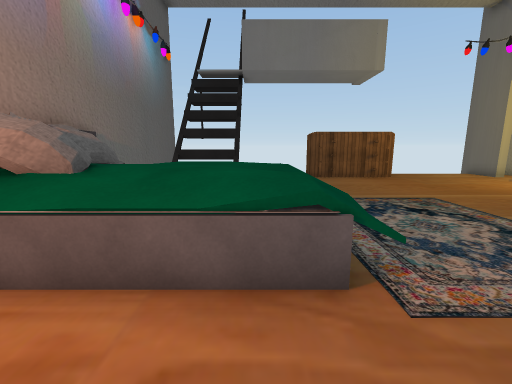
view 1 (above)

16 first-person views from a walk through a 3-D level made in the Unity game engine. The camera is 1.5 m above the floor, tilts 10° down and sees 90° across. The floor is counted in squares, 1 m on a side. Each view is taken from the middle of a square. On the plan, view 1 faces up. The plan holds only what a view shows up to about 13 squares ahead; the rest is blank. The place goes on beyond the plan. The player character is not drawn. Some surface patterns are stand-ins.

view 2
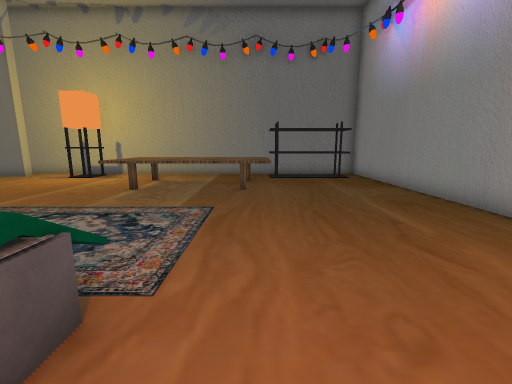

view 3
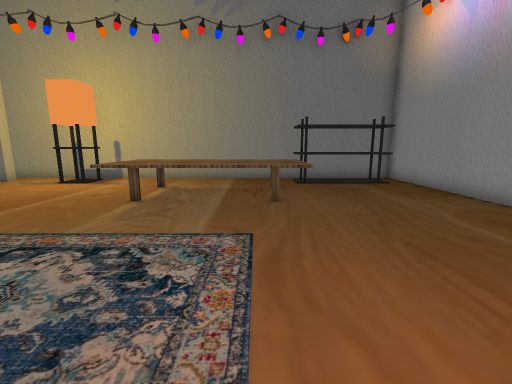

view 4
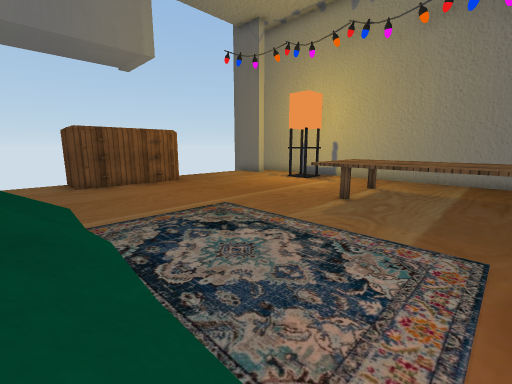

view 5
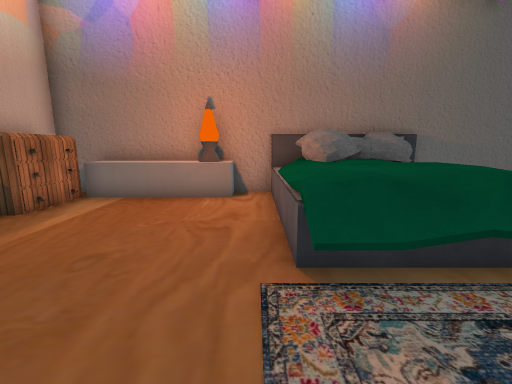

view 6
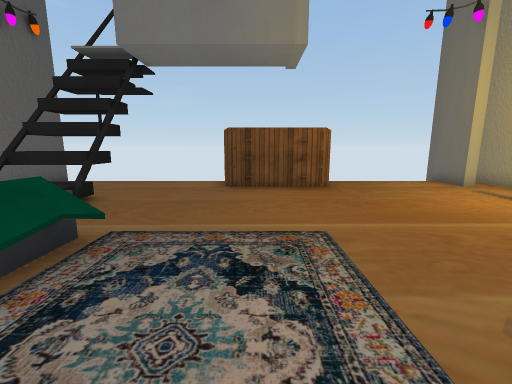

view 7
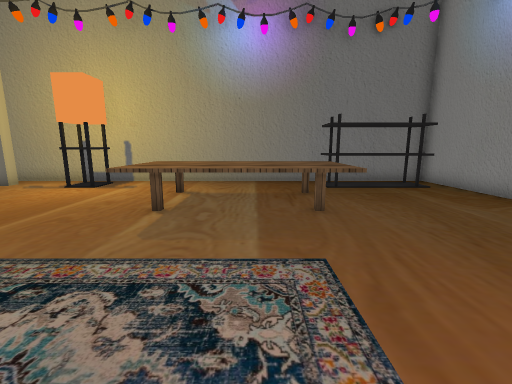

view 8
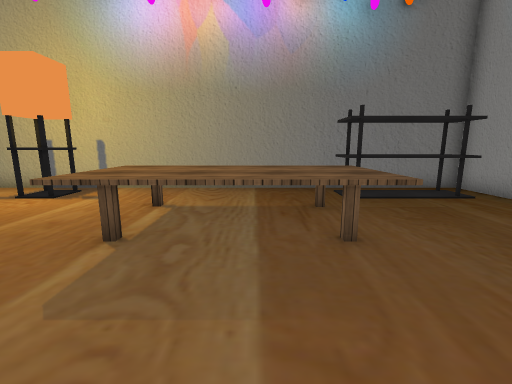

view 9
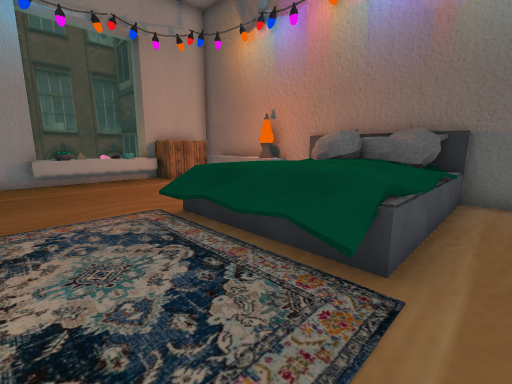

view 10
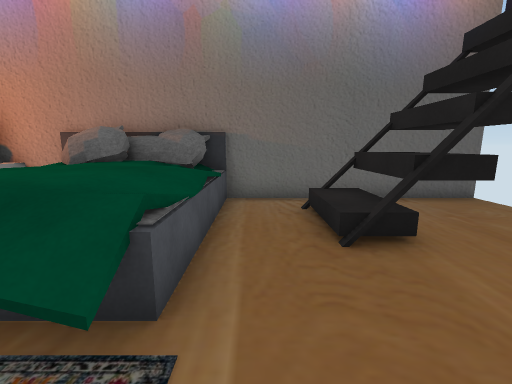

view 11
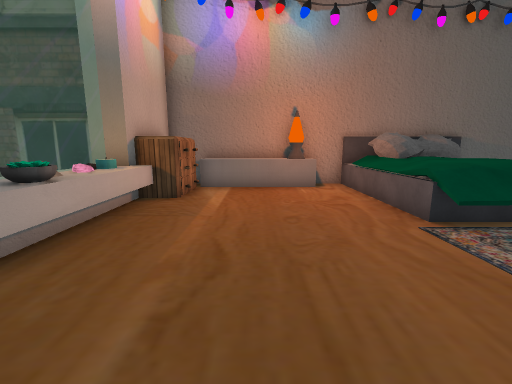

view 12
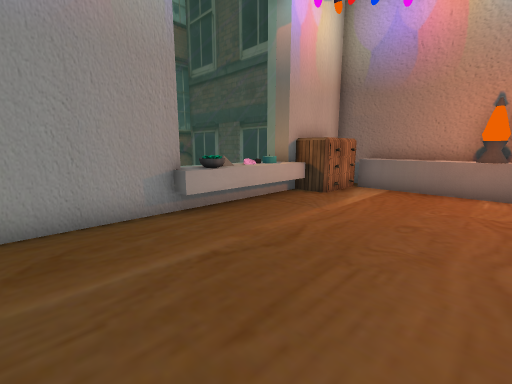

view 13
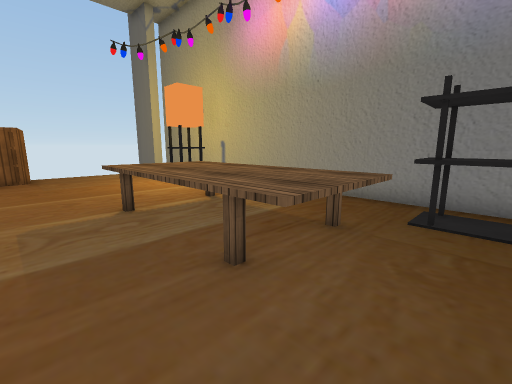

view 14
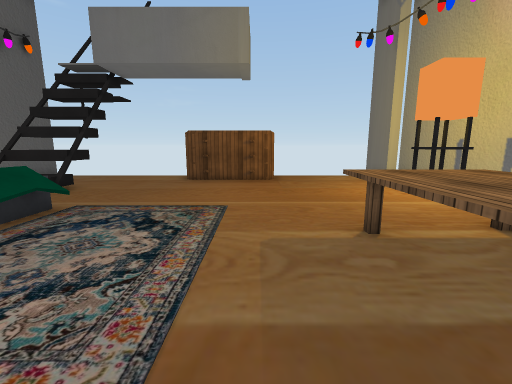

view 15
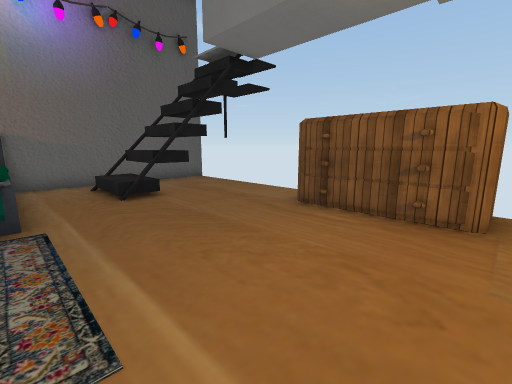

view 16
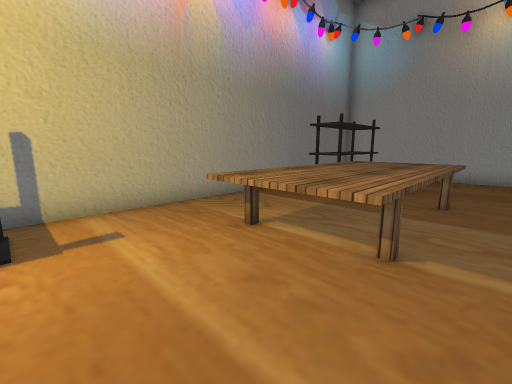

### Floor plan
Points are (right, up) in squares from view 1. A wall is a line through its corners. A room is listed if a view was taken in it or the views show most of it. See-through windows are left out.
Room 1 (views 1, 2, 3, 4, 5, 6, 7, 8, 9, 10, 11, 12, 13, 14, 15, 16)
walls: (-0.6, 10.4) (-2.6, 10.4); (2.9, -4.5) (13.5, -4.5) (13.5, 9.5); (-4.5, 2.6) (-4.5, -3.9); (-0.8, 11.6) (-0.8, 9.5); (-4.5, 7.1) (-3.4, 7.1); (12.8, 9.1) (11.6, 9.1) (11.6, 10.2); (-1.6, -4.5) (-1.1, -4.5) (-1.1, -5.5); (11.6, -3.6) (11.6, 0.3) (12.8, 0.3); (12.5, 12.8) (12, 12.8) (12, 15); (-3.2, -6.8) (-3.2, -7.5); (-4.5, 14.6) (-4.5, 6.5)
low walls: (0.5, 7.1) (1, 7.1) (1, 6.5); (2.5, -4) (3.2, -4) (3.2, -4.5); (-3.6, -0.4) (-3.6, -2.5); (-3.2, 10.2) (-3.2, 9.8); (-1.4, -4) (1.6, -4)
ways out: opening at (12, 11.5) to room 2
objects: chest (-4, -4) to (-2, -3); lamp (-4, 0) to (-4, 1); other object (-4, 4); other object (-4, 5) to (-3, 6); other object (-3, 3) to (-3, 5); other object (-3, 3) to (1, 7); other object (1, -5); other object (2, -5); other object (2, -4); chest (3, 13) to (7, 14); table (8, 1) to (11, 6)
Room 2 (no view inside)
walls: (13.5, 9.5) (13.5, 14.2)
ways out: opening at (12, 11.5) to room 1

Where each view was taken, in squares from view 1:
view 1: 0 up, 0 right, facing up
view 2: 1 up, 1 left, facing right
view 3: 2 up, 1 right, facing right
view 4: 2 up, 1 right, facing up-right
view 5: 2 up, 4 right, facing left
view 6: 3 up, 4 right, facing up
view 7: 3 up, 2 right, facing right
view 8: 3 up, 4 right, facing right
view 9: 8 up, 4 right, facing down-left
view 10: 8 up, 3 right, facing left
view 11: 1 down, 6 right, facing left
view 12: 1 up, 6 right, facing down-left
view 13: 1 down, 6 right, facing up-right
view 14: 1 up, 6 right, facing up
view 15: 7 up, 7 right, facing up-left
view 16: 9 up, 7 right, facing down-right
